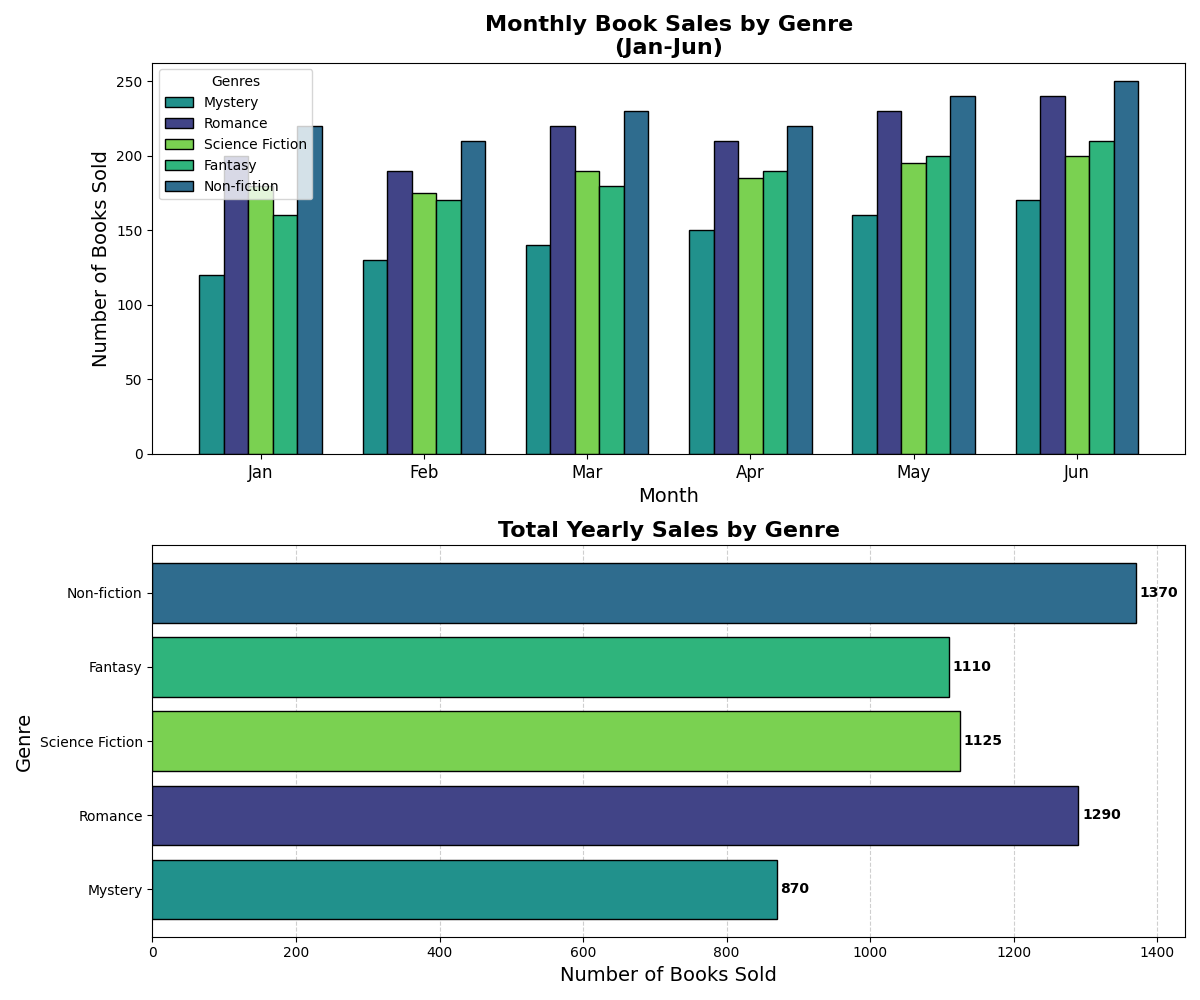

Generate this figure with Python:
import matplotlib.pyplot as plt
import numpy as np

# Define book genres and monthly sales data, excluding Horror
genres = ['Mystery', 'Romance', 'Science Fiction', 'Fantasy', 'Non-fiction']
monthly_sales = np.array([
    [120, 130, 140, 150, 160, 170],  # Mystery
    [200, 190, 220, 210, 230, 240],  # Romance
    [180, 175, 190, 185, 195, 200],  # Science Fiction
    [160, 170, 180, 190, 200, 210],  # Fantasy
    [220, 210, 230, 220, 240, 250]   # Non-fiction
])

# Aggregate yearly sales
yearly_sales = monthly_sales.sum(axis=1)

# Define months for x-axis of subplots
months = ['Jan', 'Feb', 'Mar', 'Apr', 'May', 'Jun']

# Shuffled colors for the bar charts
colors = plt.cm.viridis(np.linspace(0.2, 0.8, len(genres)))
colors = [colors[2], colors[0], colors[4], colors[3], colors[1]]  # Shuffling the colors

# Create the figure and axis
fig, (ax1, ax2) = plt.subplots(2, 1, figsize=(12, 10))

# Plotting the monthly sales data as grouped bar chart
width = 0.15
x = np.arange(len(months))

for i in range(len(genres)):
    ax1.bar(x + i * width, monthly_sales[i], width, label=genres[i], color=colors[i], edgecolor='black')

ax1.set_title('Monthly Book Sales by Genre\n(Jan-Jun)', fontsize=16, fontweight='bold')
ax1.set_xlabel('Month', fontsize=14)
ax1.set_ylabel('Number of Books Sold', fontsize=14)
ax1.set_xticks(x + width * (len(genres) - 1) / 2)
ax1.set_xticklabels(months, fontsize=12)
ax1.legend(title='Genres', fontsize=10)

# Plotting the yearly sales data as a bar chart
bars = ax2.barh(genres, yearly_sales, color=colors, edgecolor='black')

ax2.set_title('Total Yearly Sales by Genre', fontsize=16, fontweight='bold')
ax2.set_xlabel('Number of Books Sold', fontsize=14)
ax2.set_ylabel('Genre', fontsize=14)

# Annotate bars with the total count
for bar in bars:
    width = bar.get_width()
    ax2.text(width + 5, bar.get_y() + bar.get_height() / 2, f'{int(width)}',
             va='center', fontsize=10, color='black', weight='bold')

ax2.xaxis.grid(True, linestyle='--', alpha=0.6)
ax2.set_axisbelow(True)

plt.tight_layout()

# Display the plot
plt.show()
